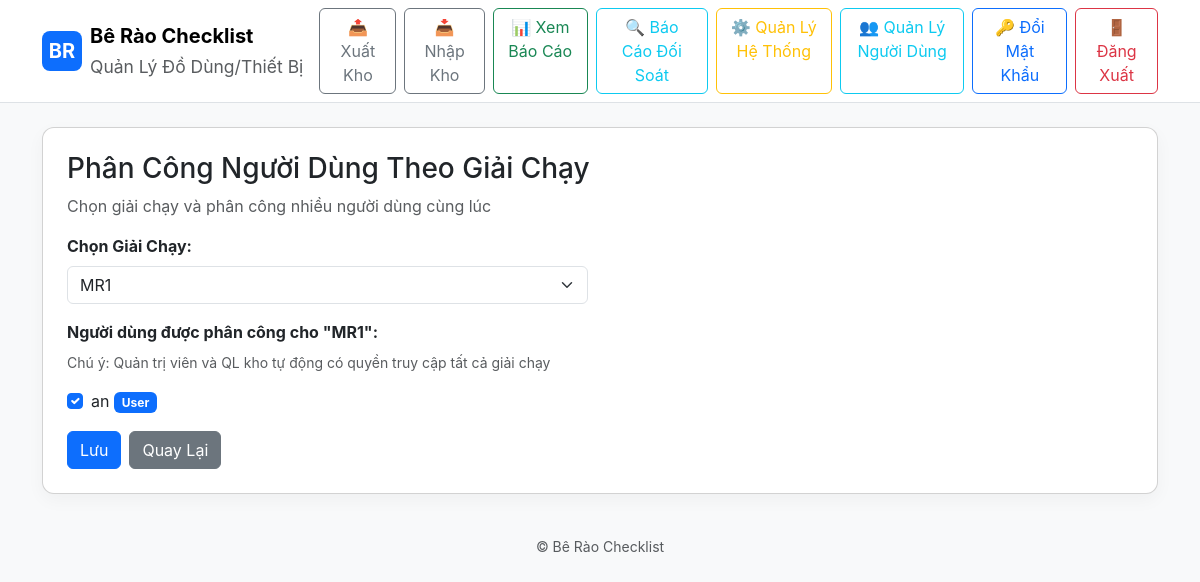
Screenshot of /admin/marathon_users (signed in) with the database file from the repository.
### models.py (models this page shows, shortened)
class Marathon(db.Model):
    id = db.Column(db.Integer, primary_key=True)
    name = db.Column(db.String(200), unique=True, nullable=False)

class User(db.Model):
    id = db.Column(db.Integer, primary_key=True)
    username = db.Column(db.String(100), unique=True, nullable=False)
    password_hash = db.Column(db.String(255), nullable=False)
    role = db.Column(db.String(20), default='user')  # 'admin', 'user', or 'storekeeper'
    assigned_marathons = db.relationship('Marathon', secondary=user_marathon, backref='assigned_users')

### app.py (the view, shortened to what this page needs)
@app.route('/admin/marathon_users', methods=['GET', 'POST'])
@admin_required
def admin_marathon_users():
    current_user = get_current_user()
    marathons = Marathon.query.order_by(Marathon.name).all()
    all_users = User.query.filter(User.role == 'user').order_by(User.username).all()
    selected_marathon_id = request.args.get('marathon') or (marathons[0].id if marathons else None)
    selected_marathon = Marathon.query.get(selected_marathon_id) if selected_marathon_id else None
    return render_template('admin_marathon_users.html', marathons=marathons, all_users=all_users,
                         selected_marathon=selected_marathon, user=current_user)

### app.py (called while the page is built)
def admin_required(f):
    @wraps(f)
    def decorated_function(*args, **kwargs):
        if not session.get('user_id'):
            flash('Vui lòng đăng nhập để truy cập trang này.', 'warning')
            return redirect(url_for('login'))
        user = User.query.get(session['user_id'])
        if not user or user.role != 'admin':
            flash('Bạn không có quyền truy cập trang này.', 'danger')
            return redirect(url_for('index'))
        return f(*args, **kwargs)
    return decorated_function

def get_current_user():
    if session.get('user_id'):
        return User.query.get(session['user_id'])
    return None

### templates/admin_marathon_users.html
{% extends "base.html" %}
{% block content %}
<div class="card p-4">
  <h3>Phân Công Người Dùng Theo Giải Chạy</h3>
  <p class="text-muted">Chọn giải chạy và phân công nhiều người dùng cùng lúc</p>
  {% if marathons %}
  <form method="post">
    <div class="row mb-3">
      <div class="col-md-6">
        <label class="form-label fw-bold">Chọn Giải Chạy:</label>
        <select name="marathon_id" class="form-select" onchange="window.location.href='{{ url_for('admin_marathon_users') }}?marathon=' + this.value">
          {% for m in marathons %}
          <option value="{{ m.id }}" {% if selected_marathon and selected_marathon.id == m.id %}selected{% endif %}>
            {{ m.name }}
          </option>
          {% endfor %}
        </select>
      </div>
    </div>
    {% if selected_marathon %}
    <div class="mb-3">
      <label class="form-label fw-bold">Người dùng được phân công cho "{{ selected_marathon.name }}":</label>
      <p class="text-muted small">Chú ý: Quản trị viên và QL kho tự động có quyền truy cập tất cả giải chạy</p>
      {% if all_users %}
        <div class="row">
          {% for u in all_users %}
          <div class="col-md-4">
            <div class="form-check">
              <input class="form-check-input" type="checkbox" name="users" value="{{ u.id }}" id="user_{{ u.id }}"
                {% if u in selected_marathon.assigned_users %}checked{% endif %}>
              <label class="form-check-label" for="user_{{ u.id }}">
                {{ u.username }}
                {% if u.role == 'storekeeper' %}
                  <span class="badge bg-success">QL kho</span>
                {% else %}
                  <span class="badge bg-primary">User</span>
                {% endif %}
              </label>
            </div>
          </div>
          {% endfor %}
        </div>
      {% else %}
        <p class="text-muted">Chưa có người dùng nào (không tính quản trị viên).</p>
      {% endif %}
    </div>
    <div class="d-flex gap-2">
      <button type="submit" class="btn btn-primary">Lưu</button>
      <a href="{{ url_for('admin_users') }}" class="btn btn-secondary">Quay Lại</a>
    </div>
    {% endif %}
  </form>
  {% else %}
  <p class="text-muted">Chưa có giải chạy nào. Vui lòng tạo giải chạy trước.</p>
  <a href="{{ url_for('admin_dashboard') }}" class="btn btn-primary">Đi đến Quản Lý</a>
  {% endif %}
</div>
{% endblock %}

### static/style.css (style rules this page uses)
body { font-family:Inter, system-ui, -apple-system, 'Segoe UI', Roboto, 'Helvetica Neue', Arial }
.card { border-radius:12px;box-shadow:0 6px 18px rgba(10,20,30,0.04) }

### rows the page displays
Marathon: name "MR1"
User: username "an", role "User"

### other values shown
form field marathon_id "MR1"
